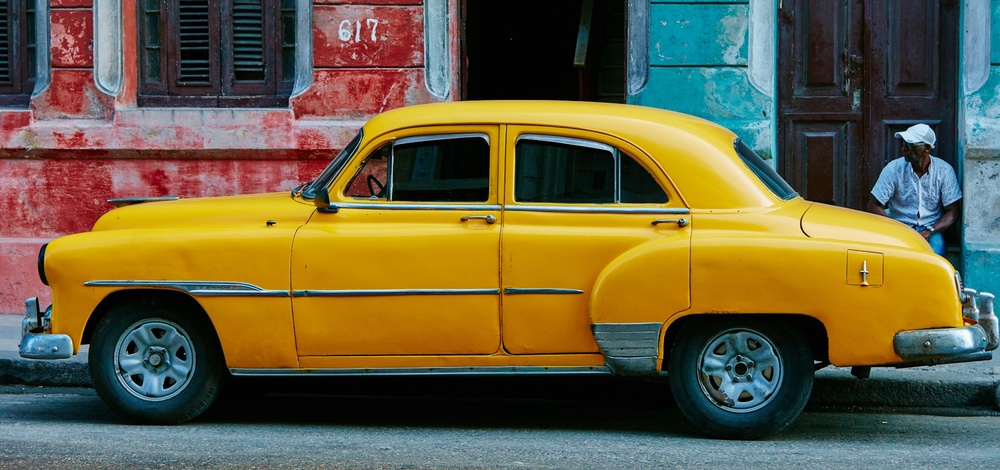
#> input picture 5th sem/PCV lab/Lab 2/image.jpg, 1000 x 470 px, shrunk from 1920 x 903 before the run
$ python one.py
#> lines starting #> are read from the running program, lines starting #| are printed output that depends on the picture
import cv2
import numpy as np

#load image
img = cv2.imread('image.jpg')
#> img is the input picture: shape (470, 1000, 3); mean B, G, R 64.8, 96.1, 104.6

img = cv2.cvtColor(img, cv2.COLOR_BGR2RGB)
#convert to grayscale
gray = cv2.cvtColor(img, cv2.COLOR_BGR2GRAY)
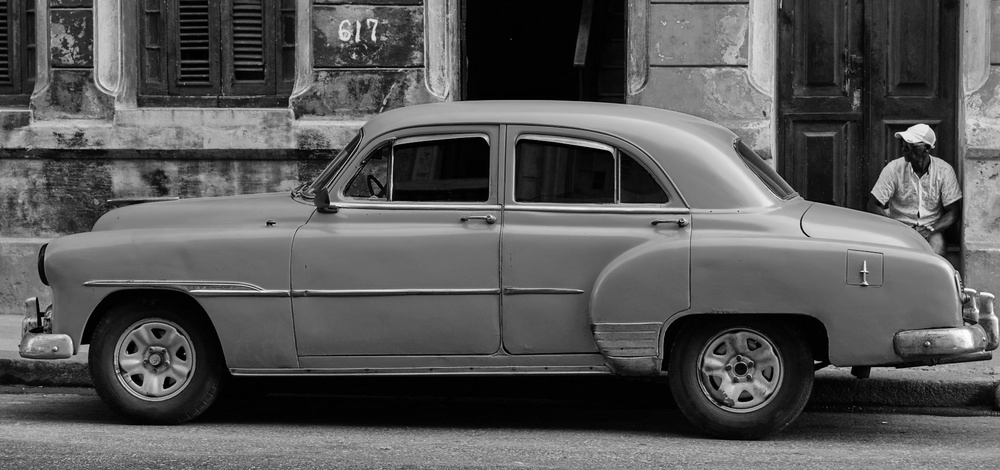
#> gray: shape (470, 1000); min 0, max 254, mean 87.7
#compute negative
neg = np.invert(img)
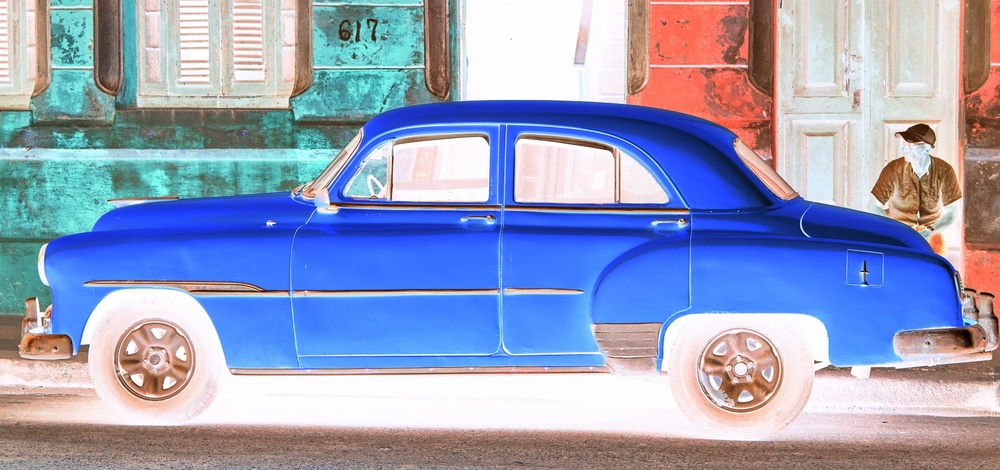
#> neg: shape (470, 1000, 3); mean R, G, B 150.4, 158.9, 190.2

cv2.imshow('input image', img)
cv2.imshow('negative image', neg)

key = cv2.waitKey(0)
#> (key Esc is pressed here)

if key == ord('s'):
    cv2.imwrite('negative_image.jpg', neg)

cv2.destroyAllWindows()
